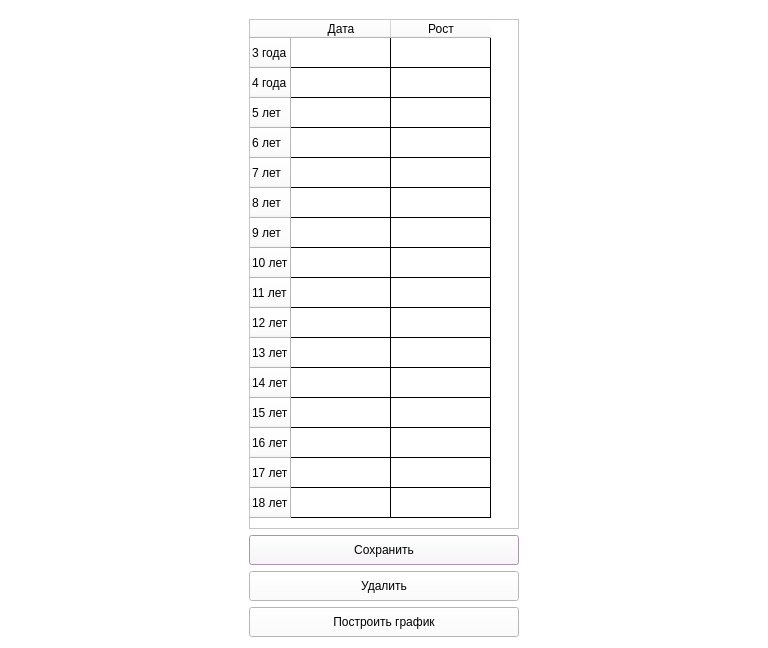
<?xml version="1.0" encoding="UTF-8"?>
<ui version="4.0">
 <class>FifthWindow</class>
 <widget class="QDialog" name="FifthWindow">
  <property name="geometry">
   <rect>
    <x>0</x>
    <y>0</y>
    <width>768</width>
    <height>648</height>
   </rect>
  </property>
  <property name="cursor">
   <cursorShape>CrossCursor</cursorShape>
  </property>
  <property name="windowTitle">
   <string>Dialog</string>
  </property>
  <property name="styleSheet">
   <string notr="true">background-color: rgb(255, 255, 255);
selection-background-color: rgb(254, 229, 255);</string>
  </property>
  <layout class="QGridLayout" name="gridLayout">
   <item row="0" column="1">
    <spacer name="verticalSpacer">
     <property name="orientation">
      <enum>Qt::Vertical</enum>
     </property>
     <property name="sizeHint" stdset="0">
      <size>
       <width>20</width>
       <height>28</height>
      </size>
     </property>
    </spacer>
   </item>
   <item row="1" column="0">
    <spacer name="horizontalSpacer">
     <property name="orientation">
      <enum>Qt::Horizontal</enum>
     </property>
     <property name="sizeHint" stdset="0">
      <size>
       <width>295</width>
       <height>20</height>
      </size>
     </property>
    </spacer>
   </item>
   <item row="1" column="1">
    <widget class="QTableWidget" name="tableWidget4">
     <property name="minimumSize">
      <size>
       <width>270</width>
       <height>510</height>
      </size>
     </property>
     <property name="maximumSize">
      <size>
       <width>270</width>
       <height>510</height>
      </size>
     </property>
     <property name="styleSheet">
      <string notr="true">font: 12pt &quot;Segoe MDL2 Assets&quot;;
border-color: rgb(0, 0, 0);
gridline-color: rgb(0, 0, 0);</string>
     </property>
     <row>
      <property name="text">
       <string>3 года</string>
      </property>
     </row>
     <row>
      <property name="text">
       <string>4 года</string>
      </property>
     </row>
     <row>
      <property name="text">
       <string>5 лет</string>
      </property>
     </row>
     <row>
      <property name="text">
       <string>6 лет</string>
      </property>
     </row>
     <row>
      <property name="text">
       <string>7 лет</string>
      </property>
     </row>
     <row>
      <property name="text">
       <string>8 лет</string>
      </property>
     </row>
     <row>
      <property name="text">
       <string>9 лет</string>
      </property>
     </row>
     <row>
      <property name="text">
       <string>10 лет</string>
      </property>
     </row>
     <row>
      <property name="text">
       <string>11 лет</string>
      </property>
     </row>
     <row>
      <property name="text">
       <string>12 лет</string>
      </property>
     </row>
     <row>
      <property name="text">
       <string>13 лет</string>
      </property>
     </row>
     <row>
      <property name="text">
       <string>14 лет</string>
      </property>
     </row>
     <row>
      <property name="text">
       <string>15 лет</string>
      </property>
     </row>
     <row>
      <property name="text">
       <string>16 лет</string>
      </property>
     </row>
     <row>
      <property name="text">
       <string>17 лет</string>
      </property>
     </row>
     <row>
      <property name="text">
       <string>18 лет</string>
      </property>
     </row>
     <column>
      <property name="text">
       <string>Дата</string>
      </property>
     </column>
     <column>
      <property name="text">
       <string>Рост</string>
      </property>
     </column>
    </widget>
   </item>
   <item row="1" column="2">
    <spacer name="horizontalSpacer_2">
     <property name="orientation">
      <enum>Qt::Horizontal</enum>
     </property>
     <property name="sizeHint" stdset="0">
      <size>
       <width>295</width>
       <height>20</height>
      </size>
     </property>
    </spacer>
   </item>
   <item row="2" column="1">
    <widget class="QPushButton" name="saveButton">
     <property name="minimumSize">
      <size>
       <width>270</width>
       <height>30</height>
      </size>
     </property>
     <property name="maximumSize">
      <size>
       <width>270</width>
       <height>30</height>
      </size>
     </property>
     <property name="styleSheet">
      <string notr="true">font: 700 9pt &quot;System&quot;;</string>
     </property>
     <property name="text">
      <string>Сохранить</string>
     </property>
    </widget>
   </item>
   <item row="3" column="1">
    <widget class="QPushButton" name="deleteButton">
     <property name="minimumSize">
      <size>
       <width>270</width>
       <height>30</height>
      </size>
     </property>
     <property name="maximumSize">
      <size>
       <width>270</width>
       <height>30</height>
      </size>
     </property>
     <property name="styleSheet">
      <string notr="true">font: 700 9pt &quot;System&quot;;</string>
     </property>
     <property name="text">
      <string>Удалить</string>
     </property>
    </widget>
   </item>
   <item row="4" column="1">
    <widget class="QPushButton" name="graphButton">
     <property name="minimumSize">
      <size>
       <width>270</width>
       <height>30</height>
      </size>
     </property>
     <property name="maximumSize">
      <size>
       <width>270</width>
       <height>30</height>
      </size>
     </property>
     <property name="styleSheet">
      <string notr="true">font: 700 9pt &quot;System&quot;;
</string>
     </property>
     <property name="text">
      <string>Построить график</string>
     </property>
    </widget>
   </item>
   <item row="5" column="1">
    <spacer name="verticalSpacer_2">
     <property name="orientation">
      <enum>Qt::Vertical</enum>
     </property>
     <property name="sizeHint" stdset="0">
      <size>
       <width>20</width>
       <height>1</height>
      </size>
     </property>
    </spacer>
   </item>
  </layout>
 </widget>
 <resources/>
 <connections/>
</ui>
